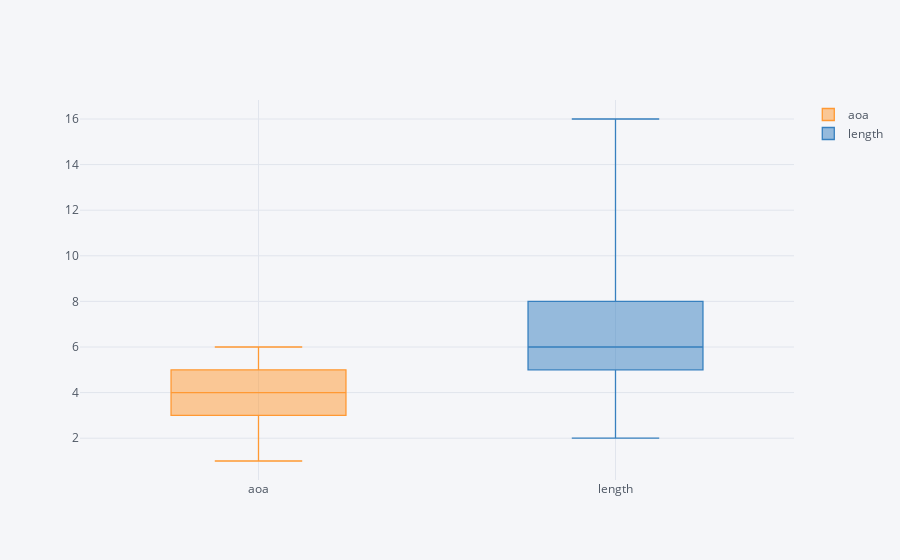

The code cell stored with this chart in its notebook:
### Code cell
c = [df["aoa"].astype(int), df['length']]
c = pd.DataFrame(c).transpose()
c.iplot(kind='box')

### Figure 1 — Plotly figure (JSON) as saved in the notebook; plotly's stock layout.template omitted (floating-point values rounded to 4 significant figures; data arrays with more than 128 entries replaced by an {"elided": "..."} marker saying what was removed)
{"data": [{"boxpoints": false, "line": {"width": 1.3}, "marker": {"color": "rgba(255, 153, 51, 1.0)"}, "name": "aoa", "orientation": "v", "type": "box", "y": {"elided": "4682 int values"}}, {"boxpoints": false, "line": {"width": 1.3}, "marker": {"color": "rgba(55, 128, 191, 1.0)"}, "name": "length", "orientation": "v", "type": "box", "y": {"elided": "4682 int values"}}], "layout": {"legend": {"bgcolor": "#F5F6F9", "font": {"color": "#4D5663"}}, "paper_bgcolor": "#F5F6F9", "plot_bgcolor": "#F5F6F9", "title": {"font": {"color": "#4D5663"}}, "xaxis": {"gridcolor": "#E1E5ED", "showgrid": true, "tickfont": {"color": "#4D5663"}, "title": {"font": {"color": "#4D5663"}, "text": ""}, "zerolinecolor": "#E1E5ED"}, "yaxis": {"gridcolor": "#E1E5ED", "showgrid": true, "tickfont": {"color": "#4D5663"}, "title": {"font": {"color": "#4D5663"}, "text": ""}, "zerolinecolor": "#E1E5ED"}}}
